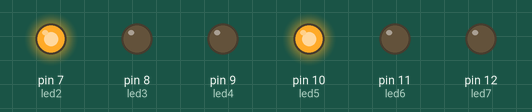
Recording of a sketch running on a simulated Arduino Uno, built with avr-gcc and run on an emulated ATmega328P. Shown: output pins drawn as LEDs (lit = HIGH).

Above: at 0.2 s.
At 3.2 s:
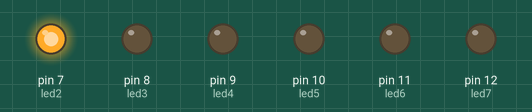
At 4.7 s:
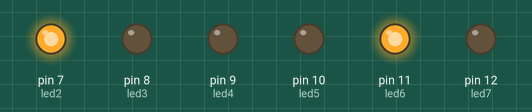
At 6.5 s:
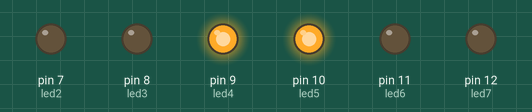
At 9.2 s:
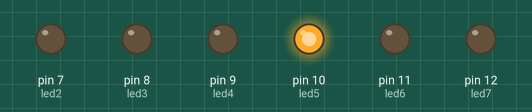
At 12.0 s:
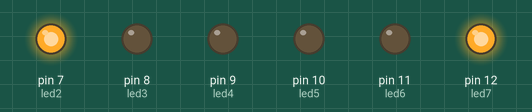
Timing chart, 0 to 13.7 s (numbered marks = the images above):
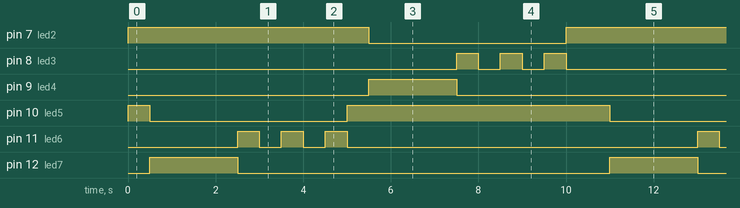

The sketch:

001_Seq_semaforprograma2.ino
```cpp
/**********************************************************************************
**                                                                               **
**                              Cruïlla de semàfors                              **
**                                                                               **
**                                                                               **
**********************************************************************************/

//********** Includes *************************************************************

//********** Variables ************************************************************
const int led2 = 7;          // donar nom al pin 7 de l’Arduino
const int led3 = 8;          // donar nom al pin 8 de l’Arduino
const int led4 = 9;          // donar nom al pin 9 de l’Arduino
const int led5 = 10;         // donar nom al pin 10 de l’Arduino
const int led6 = 11;         // donar nom al pin 11 de l’Arduino
const int led7 = 12;         // donar nom al pin 12 de l’Arduino
unsigned long temps = 500;   // variable per definir el temps per el delay(temps)

void setup()
{
  //semàfor A pins 7, 8 i 9

  pinMode(led2, OUTPUT);     // definir el pin 7 com una sortida
  pinMode(led3, OUTPUT);     // definir el pin 8 com una sortida
  pinMode(led4, OUTPUT);     // definir el pin 9 com una sortida

  //semàfor B pins 10, 11 i 12

  pinMode(led5, OUTPUT);     // definir el pin 10 com una sortida
  pinMode(led6, OUTPUT);     // definir el pin 11 com una sortida
  pinMode(led7, OUTPUT);     // definir el pin 12 com una sortida

}

void loop()
{
  for(int i=1; i<22; i++)
 {

  if (i == 1 || i == 11 || i == 21 )

   {
    //Etapa 1 semàfor A

    digitalWrite(led2, HIGH);    // posar a 5V el pin 7
    digitalWrite(led3, LOW);    // posar a 5V el pin 8
    digitalWrite(led4, LOW);    // posar a 5V el pin 9

    //Etapa 1 semàfor B

    digitalWrite(led5, HIGH);    // posar a 5V el pin 10
    digitalWrite(led6, LOW);    // posar a 5V el pin 11
    digitalWrite(led7, LOW);    // posar a 5V el pin 12

    delay(temps);                  // es queden leds 500ms encesos
   }

  else if (i > 1 && i < 6  )

   {
    //Etapa 2,3,4,5 semàfor A

    digitalWrite(led2, HIGH);
    digitalWrite(led3, LOW);
    digitalWrite(led4, LOW);

    //Etapa 2 semàfor B

    digitalWrite(led5, LOW);
    digitalWrite(led6, LOW);
    digitalWrite(led7, HIGH);

    delay(temps);                  // es queden leds 500ms encesos
   }

  else if (i > 5 && i < 11  )

   {

    if (i == 6 || i == 8 || i == 10)

    {
     //semàfor A

    digitalWrite(led2, HIGH);
    digitalWrite(led3, LOW);
    digitalWrite(led4, LOW);

    //semàfor B

    digitalWrite(led5, LOW);
    digitalWrite(led6, HIGH);
    digitalWrite(led7, LOW);

    delay(temps);                  // es queden leds 500ms encesos
    }

    else

    {
    digitalWrite(led2, HIGH);
    digitalWrite(led3, LOW);
    digitalWrite(led4, LOW);

    //Etapa 7 semàfor B

    digitalWrite(led5, LOW);
    digitalWrite(led6, LOW);
    digitalWrite(led7, LOW);

    delay(temps);                  // es queden leds 500ms encesos
    }
   }

  else if (i > 11 && i < 16  )

   {

    digitalWrite(led2, LOW);    // posar a 5V el pin 7
    digitalWrite(led3, LOW);    // posar a 5V el pin 8
    digitalWrite(led4, HIGH);    // posar a 5V el pin 9

    //Etapa 12 semàfor B

    digitalWrite(led5, HIGH);    // posar a 5V el pin 10
    digitalWrite(led6, LOW);    // posar a 5V el pin 11
    digitalWrite(led7, LOW);    // posar a 5V el pin 12

    delay(temps);                  // es queden leds 500ms encesos

   }

  else if (i > 15 && i < 21  )

   {

    if (i == 16 || i == 18 || i == 20)

    {
    digitalWrite(led2, LOW);    // posar a 5V el pin 7
    digitalWrite(led3, HIGH);    // posar a 5V el pin 8
    digitalWrite(led4, LOW);    // posar a 5V el pin 9

    //Etapa 16 semàfor B

    digitalWrite(led5, HIGH);    // posar a 5V el pin 10
    digitalWrite(led6, LOW);    // posar a 5V el pin 11
    digitalWrite(led7, LOW);    // posar a 5V el pin 12

    delay(temps);                  // es queden leds 500ms encesos
    }

    else

    {
    //Etapa 17 semàfor A

    digitalWrite(led2, LOW);    // posar a 5V el pin 7
    digitalWrite(led3, LOW);    // posar a 0V el pin 8
    digitalWrite(led4, LOW);    // posar a 0V el pin 9

    //Etapa 17 semàfor B

    digitalWrite(led5, HIGH);    // posar a 0V el pin 10
    digitalWrite(led6, LOW);    // posar a 0V el pin 11
    digitalWrite(led7, LOW);    // posar a 0V el pin 12

    delay(temps);                  // es queden leds 500ms encesos
    }

   }

  else

   {

    i = 1 ;

    delay(temps);                  // es queden leds 500ms encesos
   }

}

}
```

Measured:
- by itself, pin 7 (led2): alternates HIGH for 6.0 s and LOW for 4.5 s
- by itself, pin 8 (led3), pin 11 (led6): repeats every 10.5 s: 2 × (LOW 0.50 s, HIGH 0.50 s), LOW 8.0 s, HIGH 0.50 s
- by itself, pin 9 (led4), pin 12 (led7): alternates HIGH for 2.0 s and LOW for 8.5 s
- by itself, pin 10 (led5): repeats every 10.5 s: LOW 4.5 s, HIGH 6.0 s
